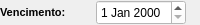
              <widget class="QWidget" name="widget_24" native="true">
               <property name="minimumSize">
                <size>
                 <width>0</width>
                 <height>20</height>
                </size>
               </property>
               <property name="maximumSize">
                <size>
                 <width>16777215</width>
                 <height>25</height>
                </size>
               </property>
               <layout class="QHBoxLayout" name="horizontalLayout_20">
                <property name="leftMargin">
                 <number>0</number>
                </property>
                <property name="topMargin">
                 <number>0</number>
                </property>
                <property name="rightMargin">
                 <number>0</number>
                </property>
                <property name="bottomMargin">
                 <number>0</number>
                </property>
                <item>
                 <widget class="QLabel" name="label_15">
                  <property name="minimumSize">
                   <size>
                    <width>90</width>
                    <height>0</height>
                   </size>
                  </property>
                  <property name="maximumSize">
                   <size>
                    <width>90</width>
                    <height>16777215</height>
                   </size>
                  </property>
                  <property name="font">
                   <font>
                    <pointsize>8</pointsize>
                    <weight>75</weight>
                    <bold>true</bold>
                   </font>
                  </property>
                  <property name="text">
                   <string>Vencimento:</string>
                  </property>
                 </widget>
                </item>
                <item>
                 <widget class="QDateEdit" name="date_Vencimento">
                  <property name="sizePolicy">
                   <sizepolicy hsizetype="Preferred" vsizetype="Preferred">
                    <horstretch>0</horstretch>
                    <verstretch>0</verstretch>
                   </sizepolicy>
                  </property>
                  <property name="minimumSize">
                   <size>
                    <width>90</width>
                    <height>25</height>
                   </size>
                  </property>
                  <property name="maximumSize">
                   <size>
                    <width>90</width>
                    <height>25</height>
                   </size>
                  </property>
                  <property name="font">
                   <font>
                    <pointsize>9</pointsize>
                    <weight>50</weight>
                    <bold>false</bold>
                   </font>
                  </property>
                  <property name="styleSheet">
                   <string notr="true">background-color: rgb(255, 255, 255);</string>
                  </property>
                 </widget>
                </item>
                <item>
                 <widget class="QLabel" name="label_7">
                  <property name="text">
                   <string/>
                  </property>
                 </widget>
                </item>
               </layout>
              </widget>
